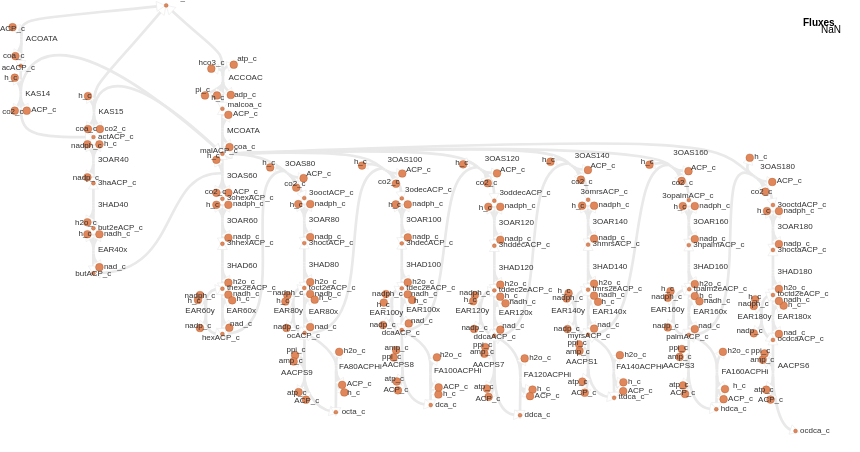

Vega-Lite specification for this chart:
### Vega specification from a JSON file in a GitHub repository (floating-point values rounded to 4 significant figures; data arrays with more than 128 entries replaced by an {"elided": "..."} marker saying what was removed)
{"$schema": "https://vega.github.io/schema/vega/v5.json", "width": 860, "height": 452.5, "padding": 0, "autosize": "none", "signals": [{"name": "mapMaxX", "value": 800}, {"name": "mapMaxY", "value": 432.5}, {"name": "legendWidth", "value": 40}, {"name": "legendPadding", "value": 20}, {"name": "signalHeight", "value": 20}, {"name": "signalPadding", "value": 0}, {"name": "metaboliteStrokeWidthData", "value": 0.2998}, {"name": "reactionStrokeWidthData", "value": 2.698}, {"name": "arrowHeadStrokeWidthData", "value": 0.1499}, {"name": "metaboliteFill", "value": "#e0885c"}, {"name": "metaboliteStroke", "value": "#a34610"}, {"name": "metaboliteLightFill", "value": "#F0C4AE"}, {"name": "metaboliteLightStroke", "value": "#D1A388"}, {"name": "labelColor", "value": "#333333"}, {"name": "reverseArrowHeadStrokeColor", "value": "#E9E9E9"}, {"name": "reverseArrowHeadFillColor", "value": "#ffffff"}, {"name": "hiddenColor", "value": "#E9E9E9"}, {"name": "Metabolite_labels", "value": true, "bind": {"input": "checkbox"}}, {"name": "Reaction_labels", "value": true, "bind": {"input": "checkbox"}}, {"name": "mapMaxWidth", "update": "width - legendWidth - legendPadding"}, {"name": "mapMaxHeight", "update": "height - signalHeight - signalPadding"}, {"name": "mapSize", "update": "mapMaxX / mapMaxWidth >  mapMaxY / mapMaxHeight ? [mapMaxWidth, mapMaxWidth / mapMaxX * mapMaxY] : [mapMaxHeight / mapMaxY * mapMaxX, mapMaxHeight]"}, {"name": "mapWidth", "update": "mapSize[0]"}, {"name": "mapHeight", "update": "mapSize[1]"}, {"name": "mapX", "update": "(mapMaxWidth - mapWidth)/2"}, {"name": "mapY", "update": "(mapMaxHeight - mapHeight)/2"}, {"name": "xrange", "update": "[mapX, mapWidth + mapX]"}, {"name": "yrange", "update": "[mapY, mapHeight + mapY]"}, {"name": "down", "value": null, "on": [{"events": "touchend", "update": "null"}, {"events": "mousedown, touchstart", "update": "xy()"}]}, {"name": "xcur", "value": null, "on": [{"events": "mousedown, touchstart, touchend", "update": "slice(xdom)"}]}, {"name": "ycur", "value": null, "on": [{"events": "mousedown, touchstart, touchend", "update": "slice(ydom)"}]}, {"name": "delta", "value": [0, 0], "on": [{"events": [{"source": "window", "type": "mousemove", "consume": true, "between": [{"type": "mousedown"}, {"source": "window", "type": "mouseup"}]}, {"type": "touchmove", "consume": true, "filter": "event.touches.length === 1"}], "update": "down ? [down[0]-x(), down[1]-y()] : [0,0]"}]}, {"name": "anchor", "value": [0, 0], "on": [{"events": "wheel", "update": "[invert('positionXScale', x()), invert('positionYScale', y())]"}, {"events": {"type": "touchstart", "filter": "event.touches.length===2"}, "update": "[(xdom[0] + xdom[1]) / 2, (ydom[0] + ydom[1]) / 2]"}]}, {"name": "zoom", "value": 1, "on": [{"events": "wheel!", "force": true, "update": "pow(1.001, event.deltaY * pow(16, event.deltaMode))"}, {"events": {"signal": "dist2"}, "force": true, "update": "dist1 / dist2"}]}, {"name": "dist1", "value": 0, "on": [{"events": {"type": "touchstart", "filter": "event.touches.length===2"}, "update": "pinchDistance(event)"}, {"events": {"signal": "dist2"}, "update": "dist2"}]}, {"name": "dist2", "value": 0, "on": [{"events": {"type": "touchmove", "consume": true, "filter": "event.touches.length===2"}, "update": "pinchDistance(event)"}]}, {"name": "xdom", "update": "slice([0, mapMaxX])", "on": [{"events": {"signal": "delta"}, "update": "[xcur[0] + span(xcur) * delta[0] / mapWidth, xcur[1] + span(xcur) * delta[0] / mapWidth]"}, {"events": {"signal": "zoom"}, "update": "[anchor[0] + (xdom[0] - anchor[0]) * zoom, anchor[0] + (xdom[1] - anchor[0]) * zoom]"}]}, {"name": "ydom", "update": "slice([0, mapMaxY])", "on": [{"events": {"signal": "delta"}, "update": "[ycur[0] + span(ycur) * delta[1] / mapHeight, ycur[1] + span(ycur) * delta[1] / mapHeight]"}, {"events": {"signal": "zoom"}, "update": "[anchor[1] + (ydom[0] - anchor[1]) * zoom, anchor[1] + (ydom[1] - anchor[1]) * zoom]"}]}, {"name": "currentZoom", "update": "(xrange[1] - xrange[0]) / (xdom[1] - xdom[0])"}, {"name": "hover", "value": null, "on": [{"events": "*:mouseover", "update": "item().datum"}, {"events": "*:mouseout", "update": "null"}]}], "data": [{"name": "metabolites", "values": {"elided": "194 records"}}, {"name": "reactionSegmentCoordinates", "values": {"elided": "377 records"}}, {"name": "reactionArrowHeadCoordinates", "values": {"elided": "269 records"}}, {"name": "reactionLabels", "values": [{"id": "2076206", "biggId": "3OAR180", "x": 777.5, "y": 229.0, "reactionIds": [], "metaboliteIds": ["2077669", "2077644", "2077670", "2077667", "2077668"], "relatedMetaboliteIds": []}, {"id": "2076122", "biggId": "3OAS120", "x": 484.7, "y": 161.0, "reactionIds": [], "metaboliteIds": ["2077059", "2076702", "2077056", "2077048", "2077058", "2077057"], "relatedMetaboliteIds": []}, {"id": "2076077", "biggId": "3HAD80", "x": 308.8, "y": 267.1, "reactionIds": [], "metaboliteIds": ["2076764", "2076760", "2076765"], "relatedMetaboliteIds": []}, {"id": "2076120", "biggId": "3HAD100", "x": 406.3, "y": 267.4, "reactionIds": [], "metaboliteIds": ["2077043", "2077044", "2077038"], "relatedMetaboliteIds": []}, {"id": "2076071", "biggId": "3HAD60", "x": 226.9, "y": 267.7, "reactionIds": [], "metaboliteIds": ["2076721", "2076722", "2076714"], "relatedMetaboliteIds": []}, {"id": "2076070", "biggId": "3OAR60", "x": 226.9, "y": 222.8, "reactionIds": [], "metaboliteIds": ["2076715", "2076714", "2076716", "2076717", "2076706"], "relatedMetaboliteIds": []}, {"id": "2076073", "biggId": "3OAS80", "x": 285.0, "y": 165.6, "reactionIds": [], "metaboliteIds": ["2076736", "2076702", "2076734", "2076735", "2076737", "2076729"], "relatedMetaboliteIds": []}, {"id": "2076098", "biggId": "EAR40x", "x": 97.91, "y": 252.2, "reactionIds": [], "metaboliteIds": ["2076891", "2076673", "2076893", "2076892", "2076669"], "relatedMetaboliteIds": []}, {"id": "2076129", "biggId": "3OAR140", "x": 592.6, "y": 223.7, "reactionIds": [], "metaboliteIds": ["2077101", "2077105", "2077108", "2077107", "2077106"], "relatedMetaboliteIds": []}, {"id": "2076128", "biggId": "3OAS140", "x": 574.8, "y": 158.2, "reactionIds": [], "metaboliteIds": ["2077085", "2076702", "2077098", "2077101", "2077100", "2077097"], "relatedMetaboliteIds": []}, {"id": "2076101", "biggId": "EAR80x", "x": 308.8, "y": 313.9, "reactionIds": [], "metaboliteIds": ["2076912", "2076913", "2076765", "2076915", "2076914"], "relatedMetaboliteIds": []}, {"id": "2076100", "biggId": "KAS15", "x": 98.47, "y": 114.0, "reactionIds": [], "metaboliteIds": ["2076695", "2076702", "2075382", "2076908", "2076906", "2076905"], "relatedMetaboliteIds": []}, {"id": "2076208", "biggId": "EAR180x", "x": 777.5, "y": 319.0, "reactionIds": [], "metaboliteIds": ["2077679", "2077680", "2077674", "2077681", "2077682"], "relatedMetaboliteIds": []}, {"id": "2076209", "biggId": "EAR180y", "x": 737.6, "y": 319.0, "reactionIds": [], "metaboliteIds": ["2077679", "2077687", "2077674", "2077689", "2077688"], "relatedMetaboliteIds": []}, {"id": "2076185", "biggId": "EAR80y", "x": 273.7, "y": 313.3, "reactionIds": [], "metaboliteIds": ["2077506", "2076912", "2077503", "2076765", "2077504"], "relatedMetaboliteIds": []}, {"id": "2076184", "biggId": "EAR60y", "x": 185.3, "y": 312.7, "reactionIds": [], "metaboliteIds": ["2076721", "2077498", "2076729", "2077497", "2077499"], "relatedMetaboliteIds": []}, {"id": "2076076", "biggId": "3OAR80", "x": 308.8, "y": 222.1, "reactionIds": [], "metaboliteIds": ["2076757", "2076760", "2076758", "2076759", "2076734"], "relatedMetaboliteIds": []}, {"id": "2076127", "biggId": "3OAS160", "x": 673.4, "y": 155.3, "reactionIds": [], "metaboliteIds": ["2076702", "2077093", "2077092", "2077089", "2077117", "2077090"], "relatedMetaboliteIds": []}, {"id": "2076126", "biggId": "EAR120x", "x": 498.8, "y": 314.7, "reactionIds": [], "metaboliteIds": ["2077085", "2077082", "2077083", "2077084", "2077078"], "relatedMetaboliteIds": []}, {"id": "2076212", "biggId": "EAR160y", "x": 650.7, "y": 312.4, "reactionIds": [], "metaboliteIds": ["2077132", "2077146", "2077708", "2077710", "2077709"], "relatedMetaboliteIds": []}, {"id": "2076200", "biggId": "FA120ACPHi", "x": 523.9, "y": 376.9, "reactionIds": [], "metaboliteIds": ["2077623", "2077085", "2077622", "2077621", "2077614"], "relatedMetaboliteIds": []}, {"id": "2076061", "biggId": "ACCOAC", "x": 228.5, "y": 80.41, "reactionIds": [], "metaboliteIds": ["2076652", "2075382", "2076657", "2076655", "2076653", "2076654", "2076656"], "relatedMetaboliteIds": []}, {"id": "2076203", "biggId": "3OAS180", "x": 760.2, "y": 168.9, "reactionIds": [], "metaboliteIds": ["2077645", "2076702", "2077146", "2077644", "2077646", "2077648"], "relatedMetaboliteIds": []}, {"id": "2076124", "biggId": "3OAR120", "x": 498.8, "y": 224.8, "reactionIds": [], "metaboliteIds": ["2077058", "2077071", "2077070", "2077073", "2077072"], "relatedMetaboliteIds": []}, {"id": "2076099", "biggId": "EAR60x", "x": 226.6, "y": 312.7, "reactionIds": [], "metaboliteIds": ["2076899", "2076721", "2076898", "2076729", "2076897"], "relatedMetaboliteIds": []}, {"id": "2076201", "biggId": "AACPS1", "x": 566.1, "y": 364.5, "reactionIds": [], "metaboliteIds": ["2077629", "2077628", "2077631", "2077632", "2077117", "2077630"], "relatedMetaboliteIds": []}, {"id": "2076131", "biggId": "EAR140x", "x": 592.6, "y": 313.6, "reactionIds": [], "metaboliteIds": ["2077118", "2077119", "2077120", "2077113", "2077117"], "relatedMetaboliteIds": []}, {"id": "2076118", "biggId": "3OAS100", "x": 387.5, "y": 161.8, "reactionIds": [], "metaboliteIds": ["2076702", "2077032", "2077031", "2076912", "2077029", "2077028"], "relatedMetaboliteIds": []}, {"id": "2076133", "biggId": "3HAD160", "x": 693.3, "y": 269.1, "reactionIds": [], "metaboliteIds": ["2077132", "2077127", "2077131"], "relatedMetaboliteIds": []}, {"id": "2076066", "biggId": "3OAR40", "x": 97.91, "y": 162.3, "reactionIds": [], "metaboliteIds": ["2076695", "2076680", "2076687", "2076686", "2076688"], "relatedMetaboliteIds": []}, {"id": "2076153", "biggId": "FA160ACPHi", "x": 721.4, "y": 374.1, "reactionIds": [], "metaboliteIds": ["2077277", "2077146", "2077278", "2077276", "2077275"], "relatedMetaboliteIds": []}, {"id": "2076119", "biggId": "3OAR100", "x": 406.3, "y": 222.4, "reactionIds": [], "metaboliteIds": ["2077039", "2077037", "2077036", "2077028", "2077038"], "relatedMetaboliteIds": []}, {"id": "2076065", "biggId": "3HAD40", "x": 97.91, "y": 207.3, "reactionIds": [], "metaboliteIds": ["2076680", "2076681", "2076669"], "relatedMetaboliteIds": []}, {"id": "2076130", "biggId": "3HAD140", "x": 592.6, "y": 268.7, "reactionIds": [], "metaboliteIds": ["2077113", "2077112", "2077108"], "relatedMetaboliteIds": []}, {"id": "2076068", "biggId": "MCOATA", "x": 226.9, "y": 132.8, "reactionIds": [], "metaboliteIds": ["2076700", "2076702", "2076701", "2076652"], "relatedMetaboliteIds": []}, {"id": "2076069", "biggId": "3OAS60", "x": 226.9, "y": 177.8, "reactionIds": [], "metaboliteIds": ["2076702", "2076709", "2076673", "2076710", "2076706", "2076708"], "relatedMetaboliteIds": []}, {"id": "2076207", "biggId": "3HAD180", "x": 777.5, "y": 274.0, "reactionIds": [], "metaboliteIds": ["2077667", "2077675", "2077674"], "relatedMetaboliteIds": []}, {"id": "2076193", "biggId": "AACPS9", "x": 281.1, "y": 374.8, "reactionIds": [], "metaboliteIds": ["2077568", "2077569", "2077572", "2077570", "2076912", "2077571"], "relatedMetaboliteIds": []}, {"id": "2076190", "biggId": "KAS14", "x": 25.24, "y": 95.71, "reactionIds": [], "metaboliteIds": ["2076695", "2076702", "2077541", "2077547", "2077545", "2077549"], "relatedMetaboliteIds": []}, {"id": "2076191", "biggId": "ACOATA", "x": 25.86, "y": 41.11, "reactionIds": [], "metaboliteIds": ["2077553", "2077541", "2075382", "2077554"], "relatedMetaboliteIds": []}, {"id": "2076196", "biggId": "EAR100y", "x": 369.5, "y": 315.3, "reactionIds": [], "metaboliteIds": ["2077593", "2077048", "2077594", "2077043", "2077592"], "relatedMetaboliteIds": []}, {"id": "2076197", "biggId": "FA100ACPHi", "x": 434.1, "y": 372.6, "reactionIds": [], "metaboliteIds": ["2077598", "2077048", "2077599", "2077601", "2077587"], "relatedMetaboliteIds": []}, {"id": "2076194", "biggId": "FA80ACPHi", "x": 339.0, "y": 368.9, "reactionIds": [], "metaboliteIds": ["2077577", "2077576", "2076912", "2077578", "2077571"], "relatedMetaboliteIds": []}, {"id": "2076195", "biggId": "AACPS8", "x": 382.3, "y": 367.2, "reactionIds": [], "metaboliteIds": ["2077584", "2077586", "2077048", "2077583", "2077587", "2077585"], "relatedMetaboliteIds": []}, {"id": "2076210", "biggId": "AACPS6", "x": 777.8, "y": 368.2, "reactionIds": [], "metaboliteIds": ["2077696", "2077697", "2077679", "2077693", "2077694", "2077695"], "relatedMetaboliteIds": []}, {"id": "2076213", "biggId": "EAR140y", "x": 551.2, "y": 312.8, "reactionIds": [], "metaboliteIds": ["2077716", "2077715", "2077717", "2077113", "2077117"], "relatedMetaboliteIds": []}, {"id": "2076199", "biggId": "AACPS7", "x": 472.8, "y": 366.6, "reactionIds": [], "metaboliteIds": ["2077085", "2077613", "2077617", "2077616", "2077614", "2077615"], "relatedMetaboliteIds": []}, {"id": "2076214", "biggId": "EAR120y", "x": 455.4, "y": 313.5, "reactionIds": [], "metaboliteIds": ["2077085", "2077723", "2077722", "2077078", "2077724"], "relatedMetaboliteIds": []}, {"id": "2076135", "biggId": "EAR160x", "x": 693.3, "y": 314.0, "reactionIds": [], "metaboliteIds": ["2077132", "2077144", "2077146", "2077145", "2077143"], "relatedMetaboliteIds": []}, {"id": "2076202", "biggId": "FA140ACPHi", "x": 616.3, "y": 369.2, "reactionIds": [], "metaboliteIds": ["2077639", "2077637", "2077632", "2077117", "2077636"], "relatedMetaboliteIds": []}, {"id": "2076125", "biggId": "3HAD120", "x": 498.8, "y": 269.7, "reactionIds": [], "metaboliteIds": ["2077073", "2077078", "2077077"], "relatedMetaboliteIds": []}, {"id": "2076121", "biggId": "EAR100x", "x": 406.3, "y": 312.3, "reactionIds": [], "metaboliteIds": ["2077051", "2077048", "2077049", "2077050", "2077043"], "relatedMetaboliteIds": []}, {"id": "2076205", "biggId": "AACPS3", "x": 662.9, "y": 368.2, "reactionIds": [], "metaboliteIds": ["2077660", "2077277", "2077146", "2077662", "2077661", "2077659"], "relatedMetaboliteIds": []}, {"id": "2076132", "biggId": "3OAR160", "x": 693.3, "y": 224.1, "reactionIds": [], "metaboliteIds": ["2077125", "2077092", "2077124", "2077127", "2077126"], "relatedMetaboliteIds": []}]}, {"sedmlUri": ["simulation.sedml", "reaction_fluxes"], "name": "reactionFluxes"}, {"name": "metabolitesScaled", "source": "metabolites", "transform": [{"type": "formula", "expr": "datum.biggId + ': ' + datum.name", "as": "idName"}, {"type": "formula", "expr": "scale('positionXScale', datum.x)", "as": "xScaled"}, {"type": "formula", "expr": "scale('positionYScale', datum.y)", "as": "yScaled"}, {"type": "formula", "expr": "datum.size * currentZoom", "as": "sizeScaled"}, {"type": "formula", "expr": "metaboliteStrokeWidthData * currentZoom", "as": "strokeWidthScaled"}, {"type": "formula", "expr": "hover ? (hover.id == datum.id ? metaboliteFill : (indexof(hover.metaboliteIds, datum.id) >= 0 ? metaboliteFill : (indexof(hover.relatedMetaboliteIds, datum.id) >= 0 ? metaboliteLightFill : hiddenColor))) : metaboliteFill", "as": "fill"}, {"type": "formula", "expr": "hover ? (hover.id == datum.id ? metaboliteStroke : (indexof(hover.metaboliteIds, datum.id) >= 0 ? metaboliteStroke : (indexof(hover.relatedMetaboliteIds, datum.id) >= 0 ? metaboliteLightStroke : hiddenColor))) : metaboliteStroke", "as": "stroke"}]}, {"name": "metaboliteLabelsVisibleScaled", "source": "metabolites", "transform": [{"type": "filter", "expr": "Metabolite_labels"}, {"type": "formula", "expr": "scale('positionXScale', datum.labelX)", "as": "labelXScaled"}, {"type": "formula", "expr": "scale('positionYScale', datum.labelY)", "as": "labelYScaled"}, {"type": "formula", "expr": "8 * currentZoom", "as": "fontSizeScaled"}, {"type": "formula", "expr": "hover ? (hover.id == datum.id ? labelColor : (indexof(hover.metaboliteIds, datum.id) >= 0 ? labelColor : (indexof(hover.relatedMetaboliteIds, datum.id) >= 0 ? labelColor : hiddenColor))) : labelColor", "as": "fill"}]}, {"name": "reactionAbsFluxes", "source": "reactionFluxes", "transform": [{"type": "formula", "expr": "datum.values[0]", "as": "flux"}, {"type": "formula", "expr": "abs(datum.flux)", "as": "absFlux"}]}, {"name": "reactionSegmentPathsAndFluxesScaled", "source": "reactionSegmentCoordinates", "transform": [{"type": "lookup", "from": "reactionAbsFluxes", "key": "label", "fields": ["biggId"], "values": ["flux", "absFlux"], "as": ["flux", "absFlux"]}, {"type": "formula", "expr": "datum.biggId + ': ' + datum.name + ' (' + (datum.flux == 0 ? '0' : format(datum.flux / floor(log(datum.absFlux)/LN10), '.3') + ' x 10^' + toString(floor(log(datum.absFlux)/LN10))) + ')'", "as": "idNameFlux"}, {"type": "formula", "expr": "[datum.id]", "as": "reactionIds"}, {"type": "formula", "expr": "scale('positionXScale', datum.x0)", "as": "x0Scaled"}, {"type": "formula", "expr": "scale('positionYScale', datum.y0)", "as": "y0Scaled"}, {"type": "formula", "expr": "scale('positionXScale', datum.x1)", "as": "x1Scaled"}, {"type": "formula", "expr": "scale('positionYScale', datum.y1)", "as": "y1Scaled"}, {"type": "formula", "expr": "scale('positionXScale', datum.x2)", "as": "x2Scaled"}, {"type": "formula", "expr": "scale('positionYScale', datum.y2)", "as": "y2Scaled"}, {"type": "formula", "expr": "scale('positionXScale', datum.x3)", "as": "x3Scaled"}, {"type": "formula", "expr": "scale('positionYScale', datum.y3)", "as": "y3Scaled"}, {"type": "formula", "expr": "datum.type === 'line' ? ('M' + toString(datum.x0Scaled) + ',' + toString(datum.y0Scaled) + 'L' + toString(datum.x1Scaled) + ',' + toString(datum.y1Scaled)) : ('M' + toString(datum.x0Scaled) + ',' + toString(datum.y0Scaled) + 'C' + toString(datum.x1Scaled) + ',' + toString(datum.y1Scaled) + ' ' + toString(datum.x2Scaled) + ',' + toString(datum.y2Scaled) + ' ' + toString(datum.x3Scaled) + ',' + toString(datum.y3Scaled))", "as": "path"}, {"type": "formula", "expr": "reactionStrokeWidthData * currentZoom", "as": "strokeWidthScaled"}, {"type": "formula", "expr": "hover ? (hover.biggId == datum.biggId || indexof(hover.reactionIds, datum.id) >= 0 ? (datum.absFlux != null ? scale('reactionFluxColorScale', datum.absFlux) : hiddenColor) : hiddenColor) : (datum.absFlux != null ? scale('reactionFluxColorScale', datum.absFlux) : hiddenColor)", "as": "stroke"}]}, {"name": "reactionArrowHeadsAndFluxesScaled", "source": "reactionArrowHeadCoordinates", "transform": [{"type": "lookup", "from": "reactionAbsFluxes", "key": "biggId", "fields": ["biggId"], "values": ["flux", "absFlux"], "as": ["flux", "absFlux"]}, {"type": "formula", "expr": "datum.biggId + ': ' + datum.name + ' (' + (datum.flux == 0 ? '0' : format(datum.flux / floor(log(datum.absFlux)/LN10), '.3') + ' x 10^' + toString(floor(log(datum.absFlux)/LN10))) + ')'", "as": "idNameFlux"}, {"type": "formula", "expr": "[datum.id]", "as": "reactionIds"}, {"type": "formula", "expr": "scale('positionXScale', datum.x)", "as": "xScaled"}, {"type": "formula", "expr": "scale('positionYScale', datum.y)", "as": "yScaled"}, {"type": "formula", "expr": "100 * currentZoom", "as": "sizeScaled"}, {"type": "formula", "expr": "hover ? (hover.biggId == datum.biggId || indexof(hover.reactionIds, datum.id) >= 0 ? (((datum.start && datum.flux > 0) || (!datum.start && datum.flux < 0)) ? (datum.absFlux != null ? scale('reactionFluxColorScale', datum.absFlux) : hiddenColor) : reverseArrowHeadFillColor) : hiddenColor) : (((datum.start && datum.flux > 0) || (!datum.start && datum.flux < 0)) ? (datum.absFlux != null ? scale('reactionFluxColorScale', datum.absFlux) : hiddenColor) : reverseArrowHeadFillColor)", "as": "fill"}, {"type": "formula", "expr": "hover ? (hover.biggId == datum.biggId || indexof(hover.reactionIds, datum.id) >= 0 ? (((datum.start && datum.flux > 0) || (!datum.start && datum.flux < 0)) ? null : reverseArrowHeadStrokeColor) : reverseArrowHeadStrokeColor) : (((datum.start && datum.flux > 0) || (!datum.start && datum.flux < 0)) ? null : reverseArrowHeadStrokeColor)", "as": "stroke"}, {"type": "formula", "expr": "arrowHeadStrokeWidthData * 4 * currentZoom", "as": "strokeWidthScaled"}]}, {"name": "reactionLabelsVisibleScaled", "source": "reactionLabels", "transform": [{"type": "filter", "expr": "Reaction_labels"}, {"type": "formula", "expr": "scale('positionXScale', datum.x)", "as": "xScaled"}, {"type": "formula", "expr": "scale('positionYScale', datum.y)", "as": "yScaled"}, {"type": "formula", "expr": "8 * currentZoom", "as": "fontSizeScaled"}, {"type": "formula", "expr": "hover ? (hover.biggId == datum.biggId || indexof(hover.reactionIds, datum.id) >= 0 ? labelColor : hiddenColor) : labelColor", "as": "fill"}]}], "scales": [{"name": "positionXScale", "type": "linear", "domain": {"signal": "xdom"}, "range": {"signal": "xrange"}, "zero": false}, {"name": "positionYScale", "type": "linear", "domain": {"signal": "ydom"}, "range": {"signal": "yrange"}, "zero": false}, {"name": "reactionFluxColorScale", "type": "quantize", "domain": {"data": "reactionAbsFluxes", "field": "absFlux"}, "range": {"scheme": "viridis", "count": 100}}], "marks": [{"name": "Reactions", "type": "path", "from": {"data": "reactionSegmentPathsAndFluxesScaled"}, "encode": {"enter": {"tooltip": {"field": "idNameFlux"}}, "update": {"path": {"field": "path"}, "stroke": {"field": "stroke"}, "strokeWidth": {"field": "strokeWidthScaled"}}}}, {"name": "ReactionsArrowHeads", "type": "symbol", "from": {"data": "reactionArrowHeadsAndFluxesScaled"}, "encode": {"enter": {"shape": {"value": "triangle"}, "angle": {"field": "angle"}, "tooltip": {"field": "idNameFlux"}}, "update": {"x": {"field": "xScaled"}, "y": {"field": "yScaled"}, "size": {"field": "sizeScaled"}, "fill": {"field": "fill"}, "stroke": {"field": "stroke"}, "strokeWidth": {"field": "strokeWidthScaled"}}}}, {"name": "Metabolites", "type": "symbol", "from": {"data": "metabolitesScaled"}, "interactive": true, "encode": {"enter": {"shape": {"value": "circle"}, "tooltip": {"field": "idName"}}, "update": {"xc": {"field": "xScaled"}, "yc": {"field": "yScaled"}, "size": {"field": "sizeScaled"}, "fill": {"field": "fill"}, "stroke": {"field": "stroke"}, "strokeWidth": {"field": "strokeWidthScaled"}}}}, {"name": "Metabolites labels", "type": "text", "from": {"data": "metaboliteLabelsVisibleScaled"}, "encode": {"enter": {"text": {"field": "biggId"}, "align": {"value": "left"}}, "update": {"x": {"field": "labelXScaled"}, "y": {"field": "labelYScaled"}, "fontSize": {"field": "fontSizeScaled"}, "fill": {"field": "fill"}}}}, {"name": "Reaction labels", "type": "text", "from": {"data": "reactionLabelsVisibleScaled"}, "encode": {"enter": {"text": {"field": "biggId"}, "align": {"value": "left"}}, "update": {"x": {"field": "xScaled"}, "y": {"field": "yScaled"}, "fontSize": {"field": "fontSizeScaled"}, "fill": {"field": "fill"}}}}], "legends": [{"fill": "reactionFluxColorScale", "type": "gradient", "title": "Fluxes", "titleFontSize": 10, "titlePadding": 2, "titleAlign": "left", "orient": "top-right", "direction": "vertical"}]}
